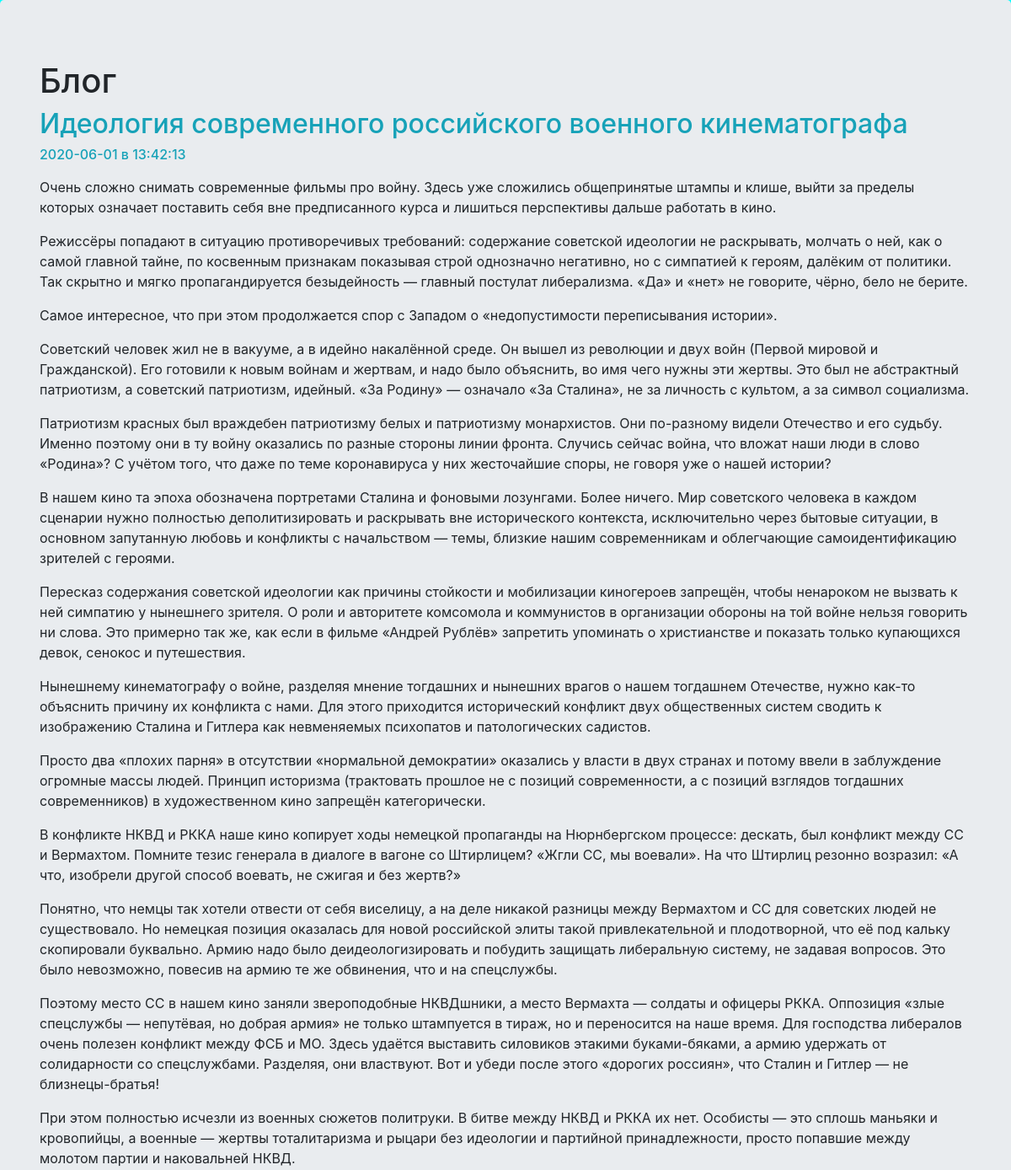
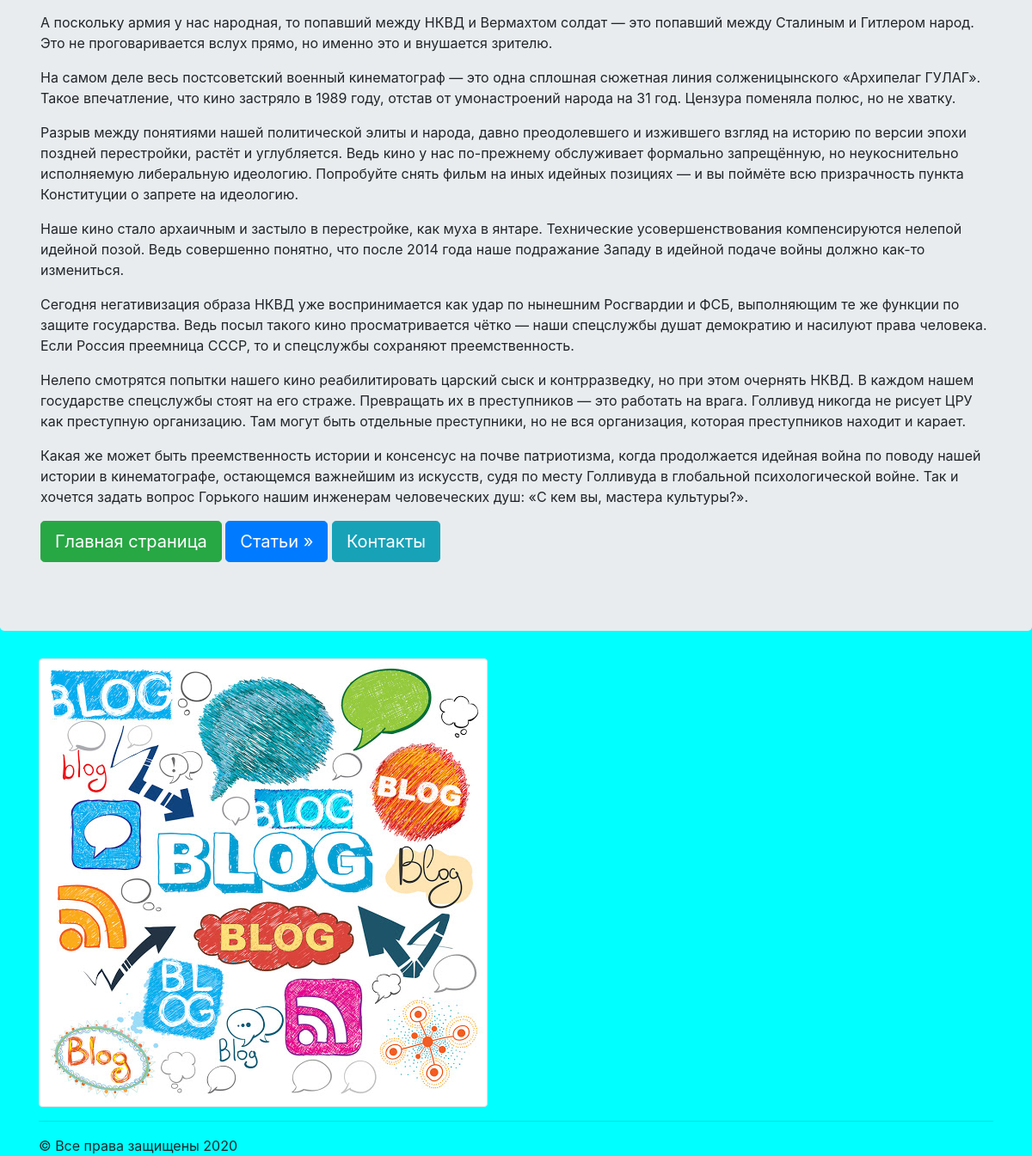
The page /articles/3 on the database its author committed (2 pictures, top to bottom).
### articles/models.py (models this page shows, shortened)
class Articles(models.Model):
    title = models.CharField(max_length=150)
    body = models.TextField()
    date = models.DateTimeField()

### articles/templates/articles/article.html
{% extends "mainPage/wrapper.html" %}
{% block content %}
    <h2 class="text-info">{{articles.title}}</h2>
    <h6 class="text-info">{{articles.date|date:"Y-m-d в H:i:s"}}</h6>
    <p>{{articles.body|safe|linebreaks}}</p>
{% endblock %}

### rows shown on the page
Articles: title "Идеология современного российского военного кинематографа", date "2020-06-01 в 13:42:13", body "Очень сложно снимать современные фильмы про войну. Здесь уже сложились общепринятые штампы и клише, выйти за пределы которых означает поставить себя вне предписанного курса и лишиться перспективы дальше работать в кино. Режиссёры попадают в ситуацию противоречивых требований: содержание советской идеологии не раскрывать, молчать о ней, как о самой главной тайне, по косвенным признакам показывая строй однозначно негативно, но с симпатией к героям, далёким от политики. Так скрытно и мягко пропагандируется безыдейность — главный постулат либерализма. «Да» и «нет» не говорите, чёрно, бело не берите. Самое интересное, что при этом продолжается спор с Западом о «недопустимости переписывания…"
